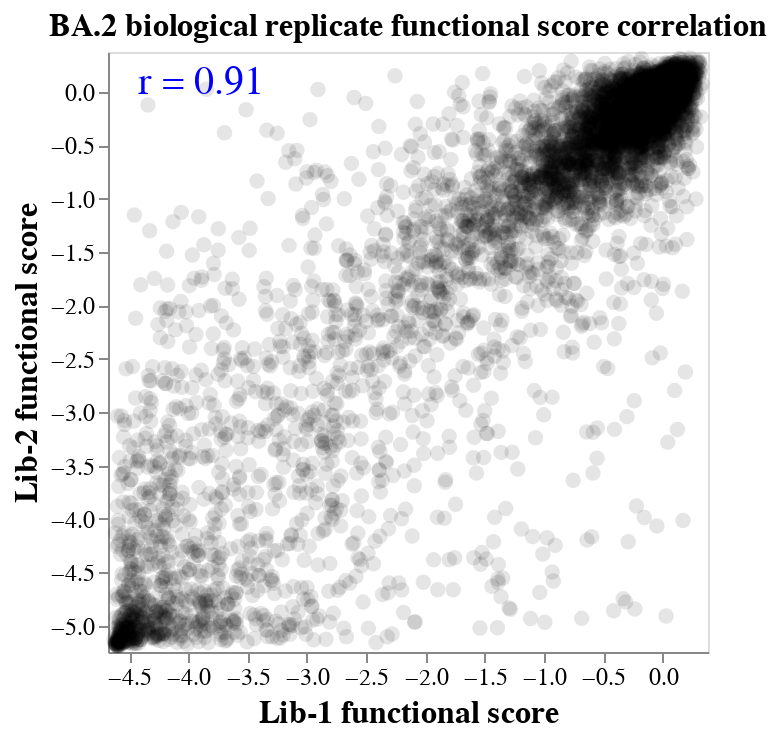

Notebook code for this chart:
### Code cell
slider_1 = alt.binding_range(
    min=ba2_func["times_seen"].min(),
    max=ba2_func["times_seen"].max(),
    step=1,
    name="times seen",
)    
selector_1 = alt.selection_point(
    name="SelectorName1",
    fields=["times_seen"],
    bind=slider_1,
    value= 3,
)


corr_base = (
    alt.Chart(ba2_func)
    .add_params(selector_1)
    .transform_filter(alt.datum["times_seen"] >= times_seen)
)



corr_chart = (
    (
        (
            corr_base
            .encode(
                x=alt.X("Lib1_mean",title="Lib-1 functional score", scale=alt.Scale(nice=False, padding=3)),
                y=alt.Y("Lib2_mean", title="Lib-2 functional score", scale=alt.Scale(nice=False, padding=3)),
                tooltip=ba2_func.columns.tolist(),
            )
            .mark_circle(color="black", size=60, opacity=0.1)
        )
        + (
            corr_base
            .transform_regression("Lib1_mean", "Lib2_mean", params=True)
            .transform_calculate(
                r=alt.expr.if_(
                    alt.datum["coef"][1] > 0,
                    alt.expr.sqrt(alt.datum["rSquared"]),
                    -alt.expr.sqrt(alt.datum["rSquared"]),
                ),
                r_text="r = " + alt.expr.format(alt.datum["r"], ".2f"),
            )
            .encode(
                text="r_text:N",
                x=alt.value(15),
                y=alt.value(15),
            )
            .mark_text(size=20, align="left", color="blue")
        )
    )
    .properties(
        width=300,
        height=300,
    )
    .configure_axis(grid=False, labelFontSize=12, titleFontSize=16)
    .properties(
        title=alt.TitleParams(
            "BA.2 biological replicate functional score correlation",
            anchor="middle",
            fontSize=16,
        ),
    )
    .add_params(selector_1)
    .transform_filter(alt.datum["times_seen"] > selector_1["times_seen"])

)
corr_chart

### Figure 1 — Vega-Lite specification as saved in the notebook (floating-point values rounded to 4 significant figures; data arrays with more than 128 entries replaced by an {"elided": "..."} marker saying what was removed)
{"config": {"view": {"continuousWidth": 300, "continuousHeight": 300}, "axis": {"grid": false, "labelFontSize": 12, "titleFontSize": 16}}, "layer": [{"mark": {"type": "circle", "color": "black", "opacity": 0.1, "size": 60}, "encoding": {"tooltip": [{"field": "mutation", "type": "nominal"}, {"field": "times_seen", "type": "quantitative"}, {"field": "Lib1_mean", "type": "quantitative"}, {"field": "Lib2_mean", "type": "quantitative"}], "x": {"field": "Lib1_mean", "scale": {"nice": false, "padding": 3}, "title": "Lib-1 functional score", "type": "quantitative"}, "y": {"field": "Lib2_mean", "scale": {"nice": false, "padding": 3}, "title": "Lib-2 functional score", "type": "quantitative"}}, "name": "view_8", "transform": [{"filter": "(datum['times_seen'] >= 3)"}]}, {"mark": {"type": "text", "align": "left", "color": "blue", "size": 20}, "encoding": {"text": {"field": "r_text", "type": "nominal"}, "x": {"value": 15}, "y": {"value": 15}}, "transform": [{"filter": "(datum['times_seen'] >= 3)"}, {"on": "Lib1_mean", "regression": "Lib2_mean", "params": true}, {"calculate": "if((datum['coef'][1] > 0),sqrt(datum['rSquared']),(-sqrt(datum['rSquared'])))", "as": "r"}, {"calculate": "('r = ' + format(datum['r'],'.2f'))", "as": "r_text"}]}], "data": {"name": "data-90b96b7bfa15ecdfc2e292296ae33a94"}, "height": 300, "params": [{"name": "SelectorName1", "select": {"type": "point", "fields": ["times_seen"]}, "bind": {"input": "range", "max": 254.5, "min": 3.0, "name": "times seen", "step": 1}, "value": 3, "views": ["view_8"]}], "title": {"text": "BA.2 biological replicate functional score correlation", "anchor": "middle", "fontSize": 16}, "transform": [{"filter": "(datum['times_seen'] > SelectorName1['times_seen'])"}], "width": 300, "$schema": "https://vega.github.io/schema/vega-lite/v5.8.0.json", "datasets": {"data-90b96b7bfa15ecdfc2e292296ae33a94": {"elided": "6806 records"}}}
